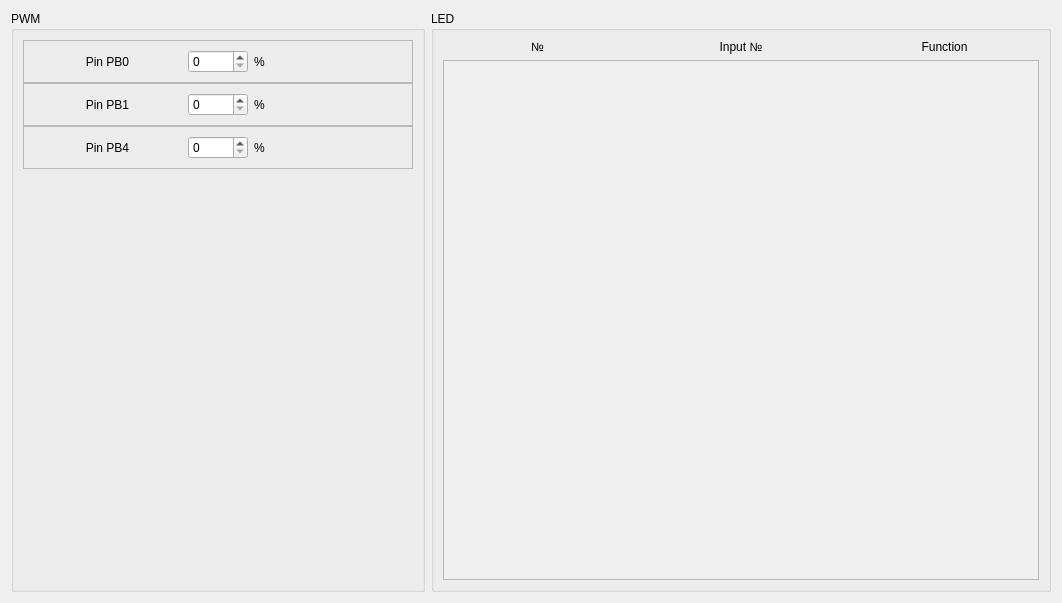
<?xml version="1.0" encoding="UTF-8"?>
<ui version="4.0">
 <class>LedConfig</class>
 <widget class="QWidget" name="LedConfig">
  <property name="geometry">
   <rect>
    <x>0</x>
    <y>0</y>
    <width>1062</width>
    <height>603</height>
   </rect>
  </property>
  <property name="windowTitle">
   <string>Form</string>
  </property>
  <layout class="QHBoxLayout" name="horizontalLayout" stretch="2,3">
   <item>
    <widget class="QGroupBox" name="groupBox">
     <property name="title">
      <string>PWM</string>
     </property>
     <layout class="QVBoxLayout" name="verticalLayout_2" stretch="1,1,1,10">
      <property name="spacing">
       <number>0</number>
      </property>
      <item>
       <widget class="QFrame" name="frame">
        <property name="frameShape">
         <enum>QFrame::StyledPanel</enum>
        </property>
        <property name="frameShadow">
         <enum>QFrame::Plain</enum>
        </property>
        <layout class="QHBoxLayout" name="horizontalLayout_2" stretch="5,2,5">
         <item>
          <widget class="QLabel" name="text_PB0">
           <property name="text">
            <string>Pin PB0</string>
           </property>
           <property name="alignment">
            <set>Qt::AlignCenter</set>
           </property>
          </widget>
         </item>
         <item>
          <widget class="QSpinBox" name="spinBox_LedPB0">
           <property name="maximum">
            <number>100</number>
           </property>
          </widget>
         </item>
         <item>
          <widget class="QLabel" name="label_5">
           <property name="text">
            <string>%</string>
           </property>
          </widget>
         </item>
        </layout>
       </widget>
      </item>
      <item>
       <widget class="QFrame" name="frame_2">
        <property name="frameShape">
         <enum>QFrame::StyledPanel</enum>
        </property>
        <property name="frameShadow">
         <enum>QFrame::Plain</enum>
        </property>
        <layout class="QHBoxLayout" name="horizontalLayout_3" stretch="5,2,5">
         <item>
          <widget class="QLabel" name="text_PB1">
           <property name="text">
            <string>Pin PB1</string>
           </property>
           <property name="alignment">
            <set>Qt::AlignCenter</set>
           </property>
          </widget>
         </item>
         <item>
          <widget class="QSpinBox" name="spinBox_LedPB1">
           <property name="maximum">
            <number>100</number>
           </property>
          </widget>
         </item>
         <item>
          <widget class="QLabel" name="label_7">
           <property name="text">
            <string>%</string>
           </property>
          </widget>
         </item>
        </layout>
       </widget>
      </item>
      <item>
       <widget class="QFrame" name="frame_3">
        <property name="frameShape">
         <enum>QFrame::StyledPanel</enum>
        </property>
        <property name="frameShadow">
         <enum>QFrame::Plain</enum>
        </property>
        <layout class="QHBoxLayout" name="horizontalLayout_4" stretch="5,2,5">
         <item>
          <widget class="QLabel" name="text_PB4">
           <property name="text">
            <string>Pin PB4</string>
           </property>
           <property name="alignment">
            <set>Qt::AlignCenter</set>
           </property>
          </widget>
         </item>
         <item>
          <widget class="QSpinBox" name="spinBox_LedPB4">
           <property name="maximum">
            <number>100</number>
           </property>
          </widget>
         </item>
         <item>
          <widget class="QLabel" name="label_9">
           <property name="text">
            <string>%</string>
           </property>
          </widget>
         </item>
        </layout>
       </widget>
      </item>
      <item>
       <spacer name="verticalSpacer">
        <property name="orientation">
         <enum>Qt::Vertical</enum>
        </property>
        <property name="sizeHint" stdset="0">
         <size>
          <width>20</width>
          <height>40</height>
         </size>
        </property>
       </spacer>
      </item>
     </layout>
    </widget>
   </item>
   <item>
    <widget class="QGroupBox" name="groupBox_2">
     <property name="title">
      <string>LED</string>
     </property>
     <layout class="QGridLayout" name="gridLayout" columnstretch="3,1,3">
      <property name="horizontalSpacing">
       <number>77</number>
      </property>
      <item row="0" column="1">
       <widget class="QLabel" name="text_inputNumber">
        <property name="text">
         <string>Input №</string>
        </property>
        <property name="alignment">
         <set>Qt::AlignCenter</set>
        </property>
       </widget>
      </item>
      <item row="0" column="2">
       <widget class="QLabel" name="text_function">
        <property name="text">
         <string>Function</string>
        </property>
        <property name="alignment">
         <set>Qt::AlignCenter</set>
        </property>
       </widget>
      </item>
      <item row="0" column="0">
       <widget class="QLabel" name="text_number">
        <property name="text">
         <string>№</string>
        </property>
        <property name="alignment">
         <set>Qt::AlignCenter</set>
        </property>
       </widget>
      </item>
      <item row="1" column="0" colspan="3">
       <widget class="QScrollArea" name="scrollArea">
        <property name="widgetResizable">
         <bool>true</bool>
        </property>
        <widget class="QWidget" name="scrollAreaWidgetContents">
         <property name="geometry">
          <rect>
           <x>0</x>
           <y>0</y>
           <width>601</width>
           <height>531</height>
          </rect>
         </property>
         <layout class="QVBoxLayout" name="verticalLayout"/>
        </widget>
       </widget>
      </item>
     </layout>
    </widget>
   </item>
  </layout>
 </widget>
 <resources/>
 <connections/>
</ui>
